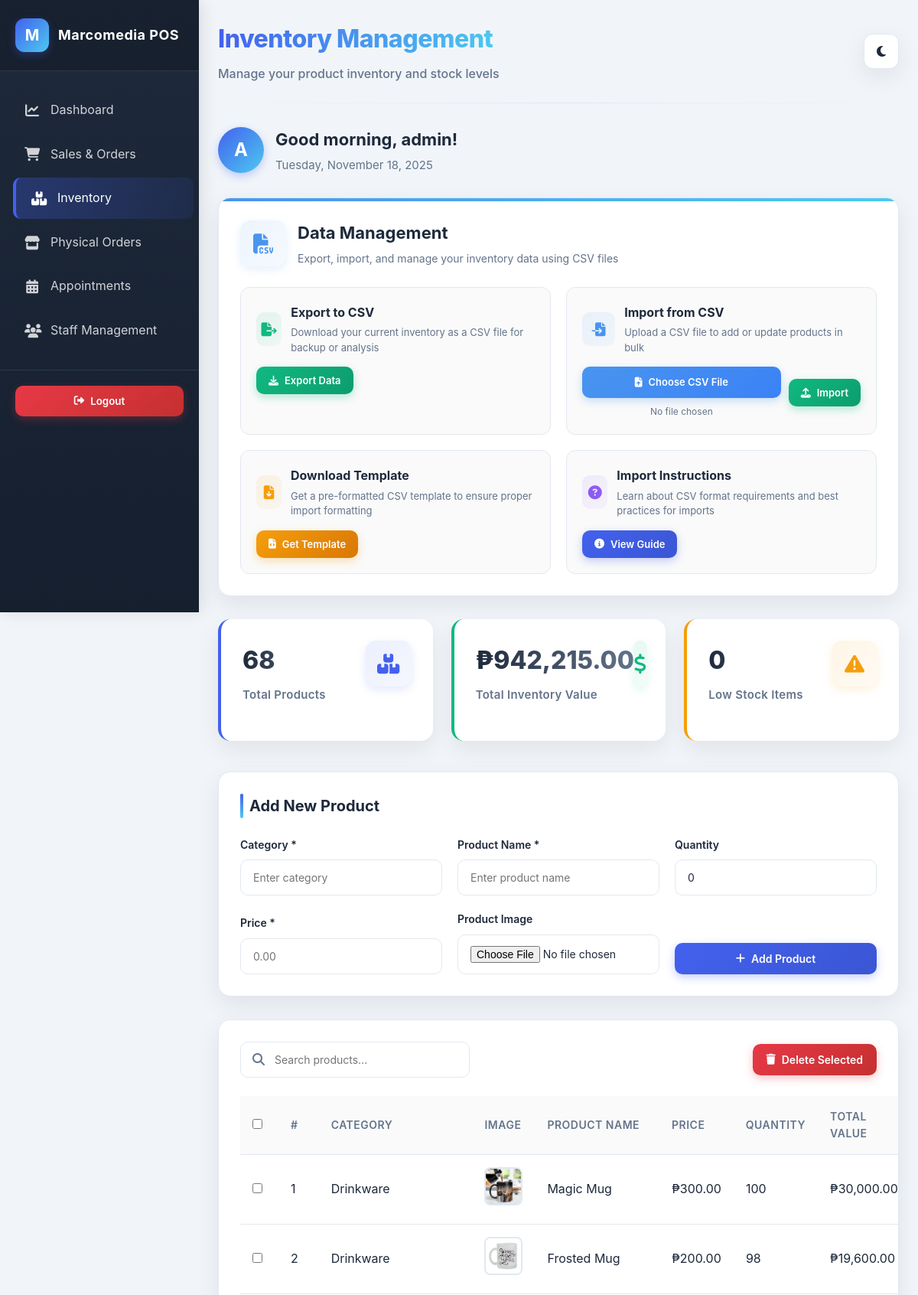
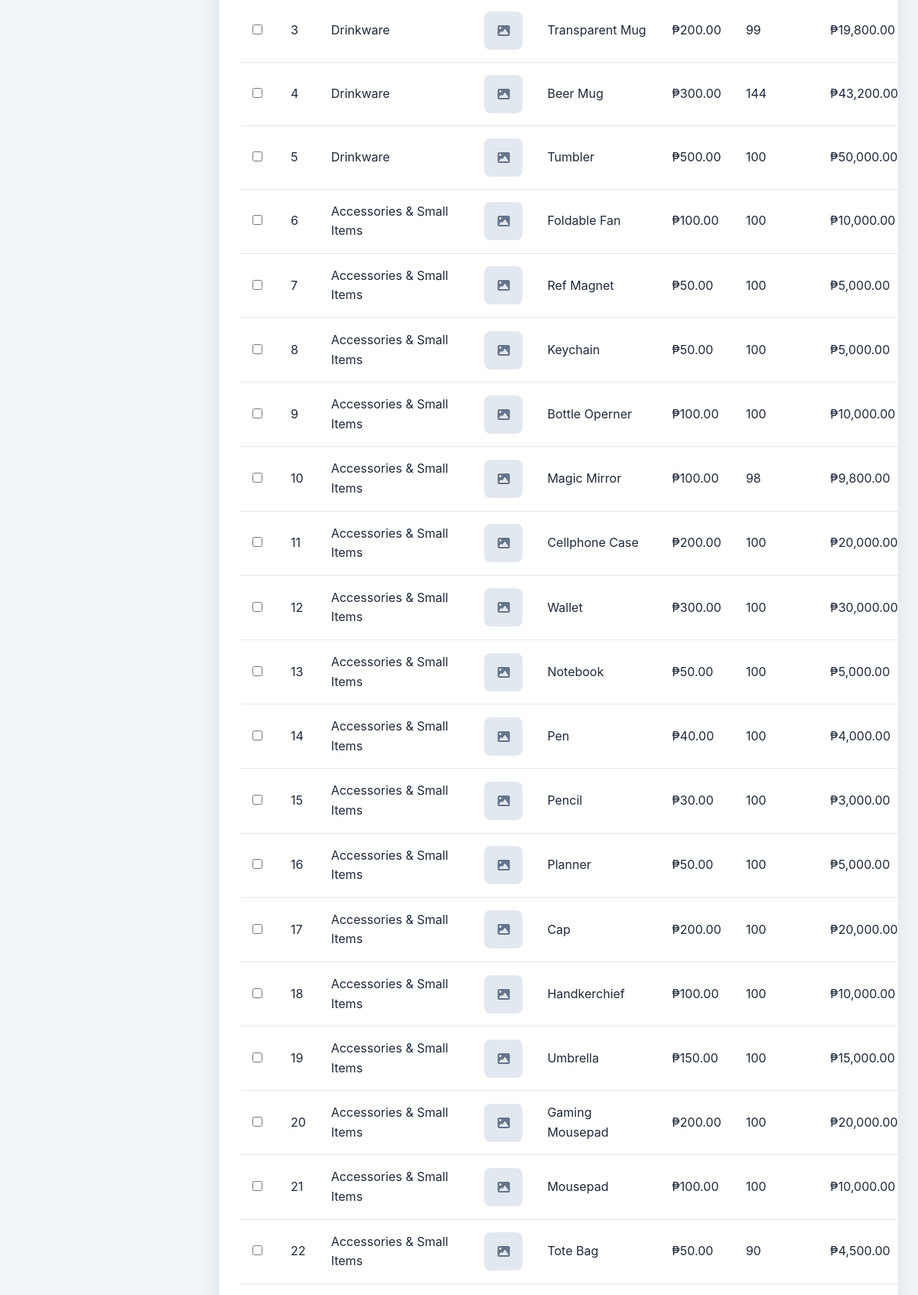
Screenshot of /stock.php (signed in, upper part) with the database file from the repository (2 pictures, top to bottom).
### tables this page shows
CREATE TABLE IF NOT EXISTS `stock` (
  `id` int(11) NOT NULL AUTO_INCREMENT,
  `category` varchar(100) DEFAULT NULL,
  `product` varchar(100) DEFAULT NULL,
  `name` varchar(100) DEFAULT NULL,
  `price` decimal(10,2) DEFAULT NULL,
  `qty` int(11) NOT NULL DEFAULT 0,
  `image_path` varchar(255) DEFAULT NULL,
  `created_at` timestamp NOT NULL DEFAULT current_timestamp(),
  `status` enum('active','inactive') DEFAULT 'active',
  PRIMARY KEY (`id`)
);

### stock.php (the view, shortened to what this page needs)
<?php
$current_role = 'admin';
require 'db.php';
$totalProducts = $conn->query("SELECT COUNT(*) as cnt FROM stock WHERE status='active'")->fetch_assoc()['cnt'];
$totalValue = $conn->query("SELECT SUM(price * qty) as total FROM stock WHERE status='active'")->fetch_assoc()['total'];
$lowStockCount = $conn->query("SELECT COUNT(*) as cnt FROM stock WHERE status='active' AND qty < 20")->fetch_assoc()['cnt'];
$resAll = $conn->query("SELECT * FROM stock WHERE status='active' ORDER BY id ASC");
$username = isset($_SESSION['admin_username']) ? $_SESSION['admin_username'] : 'Admin';
$hour = date('H');
if ($hour < 12) {
    $greeting = "Good morning";
} elseif ($hour < 13) {
    $greeting = "Good afternoon";
} else {
    $greeting = "Good evening";
}
?>
<!DOCTYPE html>
<html lang="en">
<head>
  <link rel="stylesheet" href="https://cdnjs.cloudflare.com/ajax/libs/font-awesome/6.4.0/css/all.min.css">
</head>
<body class="light-mode">
<div class="sidebar" id="sidebar">
    <div class="sidebar-header">
        <div class="logo">M</div>
        <div class="sidebar-title">Marcomedia POS</div>
    </div>
    <div class="sidebar-menu">
        <?php if ($current_role === 'admin'): ?>
            <a href="index.php" class="menu-item <?php echo basename($_SERVER['PHP_SELF']) === 'index.php' ? 'active' : ''; ?>">
                <i class="fas fa-chart-line"></i>
                <span class="menu-text">Dashboard</span>
            </a>
            <a href="sales.php" class="menu-item <?php echo basename($_SERVER['PHP_SELF']) === 'sales.php' ? 'active' : ''; ?>">
                <i class="fas fa-shopping-cart"></i>
                <span class="menu-text">Sales & Orders</span>
            </a>
            <a href="stock.php" class="menu-item <?php echo basename($_SERVER['PHP_SELF']) === 'stock.php' ? 'active' : ''; ?>">
                <i class="fas fa-boxes"></i>
                <span class="menu-text">Inventory</span>
            </a>
            <a href="physical_orders.php" class="menu-item <?php echo basename($_SERVER['PHP_SELF']) === 'physical_orders.php' ? 'active' : ''; ?>">
                <i class="fas fa-store"></i>
                <span class="menu-text">Physical Orders</span>
            </a>
            <a href="appointment.php" class="menu-item <?php echo basename($_SERVER['PHP_SELF']) === 'appointment.php' ? 'active' : ''; ?>">
                <i class="fas fa-calendar-alt"></i>
                <span class="menu-text">Appointments</span>
            </a>
            <a href="user_management.php" class="menu-item <?php echo basename($_SERVER['PHP_SELF']) === 'user_management.php' ? 'active' : ''; ?>">
                <i class="fas fa-users"></i>
                <span class="menu-text">Staff Management</span>
            </a>
        <?php endif; ?>
    </div>
    <div class="sidebar-footer">
        <form action="logout.php" method="POST">
            <button type="submit" class="logout-btn">
                <i class="fas fa-sign-out-alt"></i> Logout
            </button>
        </form>
    </div>
</div>
    <div class="main-content">
      <div class="header">
        <div class="header-title">
          <h1>Inventory Management</h1>
          <p>Manage your product inventory and stock levels</p>
        </div>
        <div class="header-actions">
          <label class="theme-toggle" for="theme-toggle">
            <i class="fas fa-moon"></i>
          </label>
        </div>
      </div>
      <div class="welcome-container">
        <div class="welcome-avatar"><?php echo strtoupper(substr($username, 0, 1)); ?></div>
        <div class="welcome-text">
          <h2><?php echo $greeting; ?>, <?php echo $username; ?>!</h2>
          <p id="current-date"><?php echo date('l, F j, Y'); ?></p>
        </div>
      </div>
      <div class="csv-card">
        <div class="csv-header">
          <div class="csv-icon">
            <i class="fas fa-file-csv"></i>
          </div>
          <div>
            <div class="csv-title">Data Management</div>
            <div class="csv-description">Export, import, and manage your inventory data using CSV files</div>
          </div>
        </div>
        <div class="csv-actions">
          <div class="csv-action-item">
            <div class="action-header">
              <div class="action-icon export">
                <i class="fas fa-file-export"></i>
              </div>
              <div>
                <div class="action-title">Export to CSV</div>
                <div class="action-description">Download your current inventory as a CSV file for backup or analysis</div>
              </div>
            </div>
            <div class="action-buttons">
              <form method="POST" action="stock.php" class="csv-form">
                <button type="submit" name="export_csv" class="btn btn-success btn-sm">
                  <i class="fas fa-download"></i> Export Data
                </button>
              </form>
            </div>
          </div>
          <div class="csv-action-item">
            <div class="action-header">
              <div class="action-icon import">
                <i class="fas fa-file-import"></i>
              </div>
              <div>
                <div class="action-title">Import from CSV</div>
                <div class="action-description">Upload a CSV file to add or update products in bulk</div>
              </div>
            </div>
            <div class="action-buttons">
              <form method="POST" action="stock.php" enctype="multipart/form-data" class="csv-form" id="importForm">
                <div class="file-upload-wrapper">
                  <label for="csvFileInput" class="file-upload-label">
                    <i class="fas fa-file-upload"></i> Choose CSV File
                  </label>
                  <div class="file-name" id="fileName">No file chosen</div>
                </div>
                <button type="submit" name="import_csv" class="import-button" id="importButton">
                  <i class="fas fa-upload"></i> Import
                </button>
              </form>
            </div>
          </div>
          <div class="csv-action-item">
            <div class="action-header">
              <div class="action-icon template">
                <i class="fas fa-file-download"></i>
              </div>
              <div>
                <div class="action-title">Download Template</div>
                <div class="action-description">Get a pre-formatted CSV template to ensure proper import formatting</div>
              </div>
            </div>
            <div class="action-buttons">
              <form method="POST" action="stock.php" class="csv-form">
                <button type="submit" name="download_template" class="btn btn-warning btn-sm">
                  <i class="fas fa-file-code"></i> Get Template
                </button>
              </form>
            </div>
          </div>
          <div class="csv-action-item">
            <div class="action-header">
              <div class="action-icon help">
                <i class="fas fa-question-circle"></i>
              </div>
              <div>
                <div class="action-title">Import Instructions</div>
                <div class="action-description">Learn about CSV format requirements and best practices for imports</div>
              </div>
            </div>
            <div class="action-buttons">
              <button type="button" class="btn btn-primary btn-sm" onclick="showImportInstructions()">
                <i class="fas fa-info-circle"></i> View Guide
              </button>
            </div>
          </div>
        </div>
      </div>
      <div class="stats-grid">
        <div class="stat-card">
          <div class="stat-header">
            <div>
              <div class="stat-value"><?= $totalProducts ?></div>
              <div class="stat-label">Total Products</div>
            </div>
            <div class="stat-icon">
              <i class="fas fa-boxes"></i>
            </div>
          </div>
        </div>
        <div class="stat-card success">
          <div class="stat-header">
            <div>
              <div class="stat-value">₱<?= number_format($totalValue, 2) ?></div>
              <div class="stat-label">Total Inventory Value</div>
            </div>
            <div class="stat-icon">
              <i class="fas fa-dollar-sign"></i>
            </div>
          </div>
        </div>
        <div class="stat-card warning">
          <div class="stat-header">
            <div>
              <div class="stat-value"><?= $lowStockCount ?></div>
              <div class="stat-label">Low Stock Items</div>
            </div>
            <div class="stat-icon">
              <i class="fas fa-exclamation-triangle"></i>
            </div>
          </div>
        </div>
      </div>
      <div class="form-container">
        <div class="section-header">
          <div class="section-title">Add New Product</div>
        </div>
        <form id="productForm" enctype="multipart/form-data" method="POST" onsubmit="return validateForm(this)">
          <div class="form-grid">
            <div class="form-group">
              <label for="category">Category *</label>
              <input type="text" id="category" name="category" class="form-control" placeholder="Enter category" required>
            </div>
            <div class="form-group">
              <label for="name">Product Name *</label>
              <input type="text" id="name" name="name" class="form-control" placeholder="Enter product name" required>
            </div>
            <div class="form-group">
              <label for="qty">Quantity</label>
              <input type="number" id="qty" name="qty" class="form-control" placeholder="0" min="0" value="0">
            </div>
            <div class="form-group">
              <label for="price">Price *</label>
              <input type="number" step="0.01" id="price" name="price" class="form-control" placeholder="0.00" required>
            </div>
            <div class="form-group">
              <label for="image">Product Image</label>
              <input type="file" id="image" name="image" class="form-control" accept="image/*">
            </div>
            <div class="form-group">
              <button type="submit" name="add_product" class="btn btn-primary">
                <i class="fas fa-plus"></i> Add Product
              </button>
            </div>
          </div>
        </form>
      </div>
      <div class="table-container">
        <div class="table-header">
          <div class="search-box">
            <i class="fas fa-search"></i>
            <input type="text" id="searchInput" placeholder="Search products...">
          </div>
          <form id="bulkDeleteForm" method="POST" action="stock.php">
            <button type="submit" name="bulk_delete" class="btn btn-danger" onclick="return confirm('Are you sure you want to delete selected products?')">
              <i class="fas fa-trash"></i> Delete Selected
            </button>
          </form>
        </div>
        <table class="table">
          <thead>
            <tr>
              <th class="checkbox-cell">
                <input type="checkbox" id="selectAll">
              </th>
              <th>#</th>
              <th>Category</th>
              <th>Image</th>
              <th>Product Name</th>
              <th>Price</th>
              <th>Quantity</th>
              <th>Total Value</th>
            </tr>
          </thead>
          <tbody>
            <?php if ($resAll && $resAll->num_rows > 0): ?>
              <?php $counter = 1; ?>
              <?php while ($row = $resAll->fetch_assoc()): ?>
                <?php
                  $lowStock = ($row['qty'] < 20);
                  $totalValue = $row['price'] * $row['qty'];
                ?>
                <tr class="<?= $lowStock ? 'low-stock' : '' ?>" id="row-<?= $row['id'] ?>">
                  <td class="checkbox-cell">
                    <input type="checkbox" name="selected[]" value="<?= $row['id'] ?>" form="bulkDeleteForm">
                  </td>
                  <td><?= $counter ?></td>
                  <td><?= htmlspecialchars($row['category']) ?></td>
                  <td>
                    <?php if (!empty($row['image_path'])): ?>
                      <img src="<?= htmlspecialchars($row['image_path']) ?>" class="product-image" alt="<?= htmlspecialchars($row['name']) ?>">
                    <?php else: ?>
                      <div style="width:50px;height:50px;background:var(--border);border-radius:8px;display:flex;align-items:center;justify-content:center;color:var(--text-muted);">
                        <i class="fas fa-image"></i>
                      </div>
                    <?php endif; ?>
                  </td>
                  <td>
                    <?= htmlspecialchars($row['name']) ?>
                  </td>
                  <td>₱<?= number_format((float)$row['price'], 2) ?></td>
                  <td><?= intval($row['qty']) ?></td>
                  <td>₱<?= number_format($totalValue, 2) ?></td>
                </tr>
                <?php $counter++; ?>
              <?php endwhile; ?>
            <?php endif; ?>
          </tbody>
        </table>
      </div>
    </div>
</body>
</html>

### rows the page displays
stock: category "Drinkware", image_path (picture), name "Magic Mug", price "300.00", qty "100", totalValue "30,000.00"
stock: category "Drinkware", image_path (picture), name "Frosted Mug", price "200.00", qty "98", totalValue "19,600.00"
stock: category "Drinkware", name "Transparent Mug", price "200.00", qty "99", totalValue "19,800.00"
stock: category "Drinkware", name "Beer Mug", price "300.00", qty "144", totalValue "43,200.00"
stock: category "Drinkware", name "Tumbler", price "500.00", qty "100", totalValue "50,000.00"
stock: category "Accessories & Small Items", name "Foldable Fan", price "100.00", qty "100", totalValue "10,000.00"
stock: category "Accessories & Small Items", name "Ref Magnet", price "50.00", qty "100", totalValue "5,000.00"
stock: category "Accessories & Small Items", name "Keychain", price "50.00", qty "100", totalValue "5,000.00"
stock: category "Accessories & Small Items", name "Bottle Operner", price "100.00", qty "100", totalValue "10,000.00"
stock: category "Accessories & Small Items", name "Magic Mirror", price "100.00", qty "98", totalValue "9,800.00"
stock: category "Accessories & Small Items", name "Cellphone Case", price "200.00", qty "100", totalValue "20,000.00"
stock: category "Accessories & Small Items", name "Wallet", price "300.00", qty "100", totalValue "30,000.00"
stock: category "Accessories & Small Items", name "Notebook", price "50.00", qty "100", totalValue "5,000.00"
stock: category "Accessories & Small Items", name "Pen", price "40.00", qty "100", totalValue "4,000.00"
stock: category "Accessories & Small Items", name "Pencil", price "30.00", qty "100", totalValue "3,000.00"
stock: category "Accessories & Small Items", name "Planner", price "50.00", qty "100", totalValue "5,000.00"
stock: category "Accessories & Small Items", name "Cap", price "200.00", qty "100", totalValue "20,000.00"
stock: category "Accessories & Small Items", name "Handkerchief", price "100.00", qty "100", totalValue "10,000.00"
stock: category "Accessories & Small Items", name "Umbrella", price "150.00", qty "100", totalValue "15,000.00"
stock: category "Accessories & Small Items", name "Gaming Mousepad", price "200.00", qty "100", totalValue "20,000.00"
stock: category "Accessories & Small Items", name "Mousepad", price "100.00", qty "100", totalValue "10,000.00"
stock: category "Accessories & Small Items", name "Tote Bag", price "50.00", qty "90", totalValue "4,500.00"

### other values shown
substr($username, 0, 1) "A"
$greeting "Good morning"
$username "admin"
$totalProducts "68"
$totalValue "942,215.00"
$lowStockCount "0"
